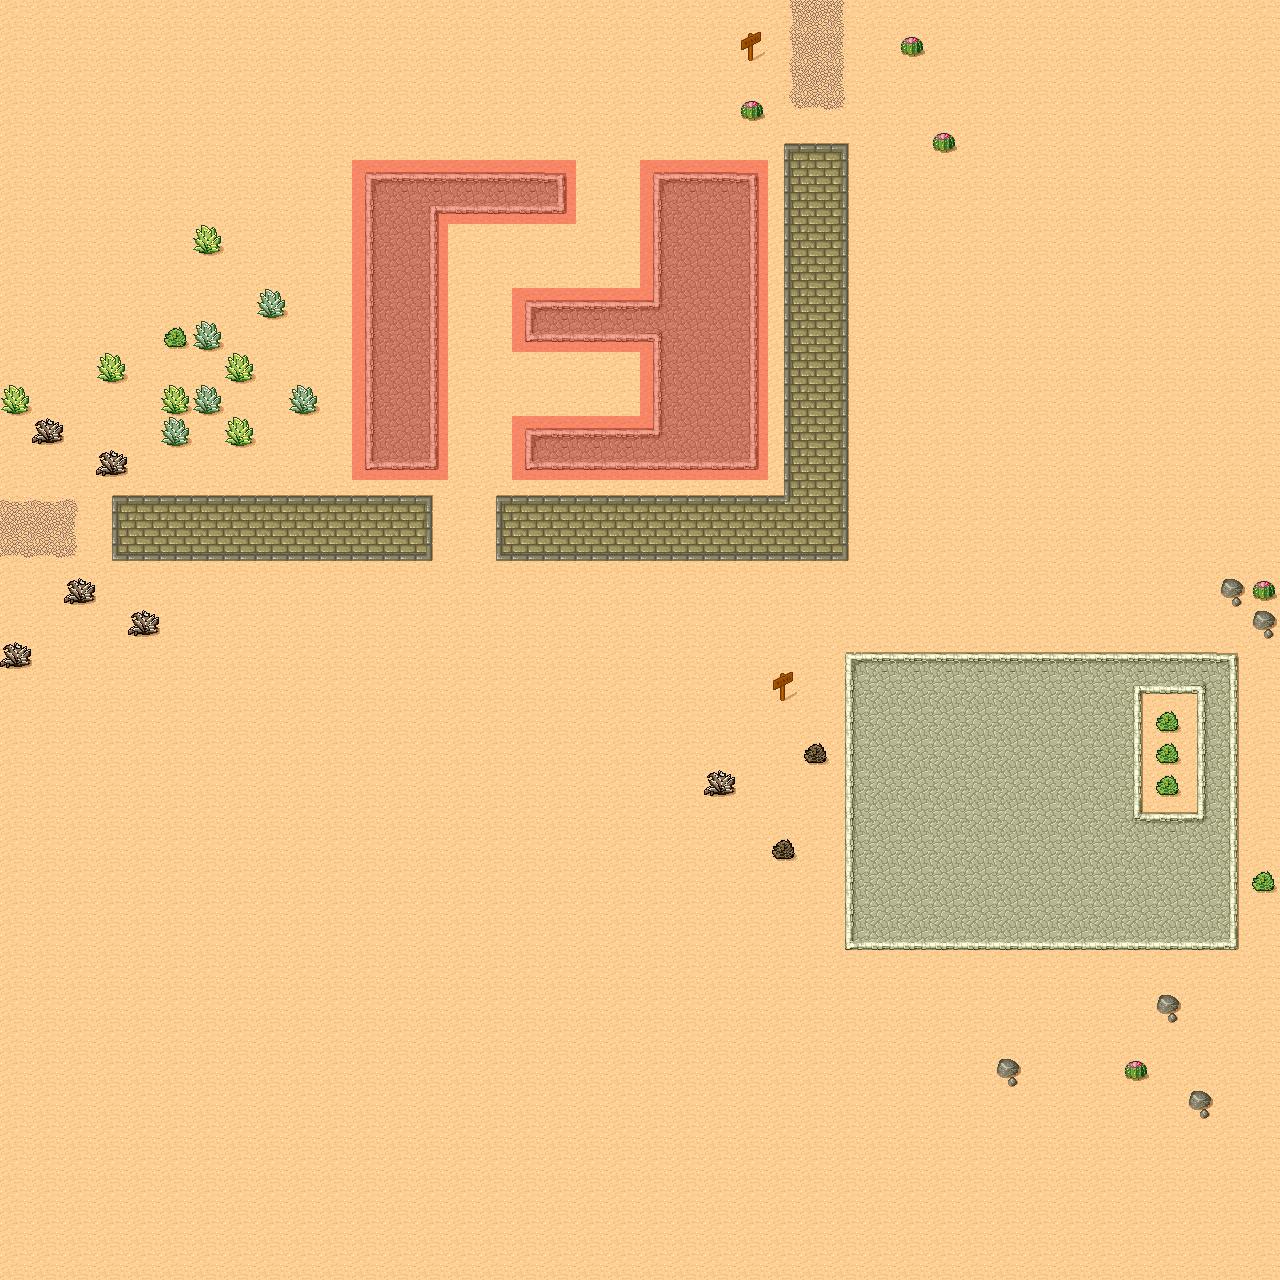

Below is a game level as drawn by its tile map, then a one-line description and the .tmx that defines it (tile-layer data replaced by summaries):
An orthogonal 40x40 tile map with 32x32 px tiles, 2 tile layers (Ground, Collision), 2 tilesets.

<map version="1.0" orientation="orthogonal" width="40" height="40" tilewidth="32" tileheight="32">
 <tileset firstgid="1" name="Desert" tilewidth="32" tileheight="32" spacing="3" margin="2">
  <image source="desert_fixed.png" />
 </tileset>
 <tileset firstgid="49" name="mask" tilewidth="32" tileheight="32" spacing="1" margin="1">
  <image source="mask_tile.png" />
 </tileset>
 <layer name="Ground" width="40" height="40">
  <data>[1600 cells, 1600 non-empty, 40 distinct tile ids]</data>
 </layer>
 <layer name="Collision" width="40" height="40" opacity="0.4">
  <data>[1600 cells, 94 non-empty, 1 distinct tile ids]</data>
 </layer>
 <objectgroup name="ObjectLayer" width="40" height="40" />
</map>
